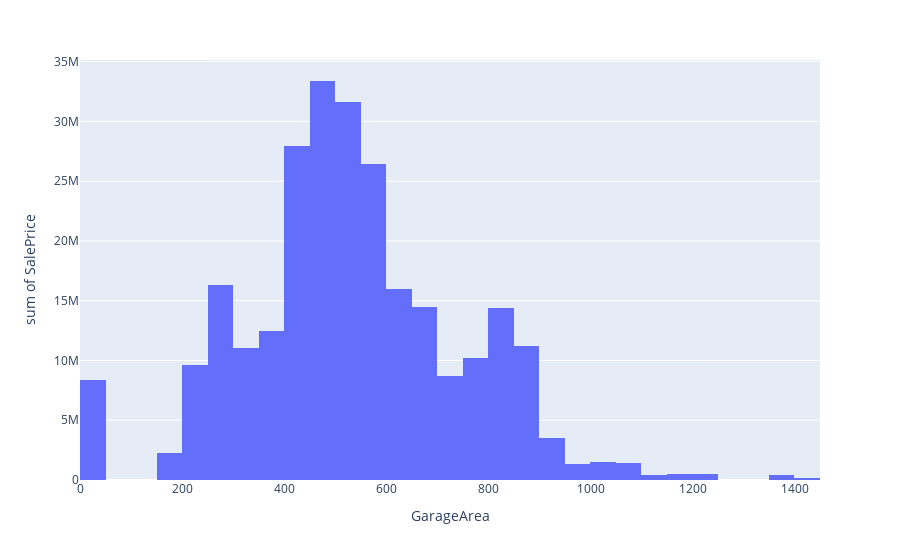

Notebook cell for this chart:
### Code cell
px.histogram(prices_df,
             x="GarageArea",
             y="SalePrice",
             )

### Figure 1 — Plotly figure (JSON) as saved in the notebook; plotly's stock layout.template omitted (floating-point values rounded to 4 significant figures; data arrays with more than 128 entries replaced by an {"elided": "..."} marker saying what was removed)
{"data": [{"alignmentgroup": "True", "bingroup": "x", "histfunc": "sum", "hovertemplate": "GarageArea=%{x}<br>sum of SalePrice=%{y}<extra></extra>", "legendgroup": "", "marker": {"color": "#636efa", "pattern": {"shape": ""}}, "name": "", "offsetgroup": "", "orientation": "v", "showlegend": false, "type": "histogram", "x": {"elided": "1460 int values"}, "xaxis": "x", "y": {"elided": "1460 int values"}, "yaxis": "y"}], "layout": {"barmode": "relative", "legend": {"tracegroupgap": 0}, "margin": {"t": 60}, "xaxis": {"anchor": "y", "domain": [0, 1], "title": {"text": "GarageArea"}}, "yaxis": {"anchor": "x", "domain": [0, 1], "title": {"text": "sum of SalePrice"}}}}
